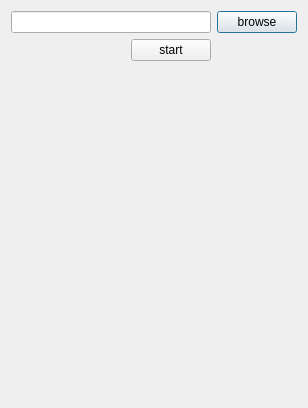
<?xml version="1.0" encoding="UTF-8"?>
<ui version="4.0">
 <class>Dialog</class>
 <widget class="QDialog" name="Dialog">
  <property name="geometry">
   <rect>
    <x>0</x>
    <y>0</y>
    <width>308</width>
    <height>408</height>
   </rect>
  </property>
  <property name="windowTitle">
   <string>Dialog</string>
  </property>
  <layout class="QGridLayout" name="gridLayout">
   <item row="0" column="3">
    <widget class="QPushButton" name="btn_browse">
     <property name="text">
      <string>browse</string>
     </property>
    </widget>
   </item>
   <item row="6" column="0" colspan="4">
    <widget class="QLabel" name="label_image">
     <property name="text">
      <string/>
     </property>
    </widget>
   </item>
   <item row="0" column="0" colspan="3">
    <widget class="QLineEdit" name="lineEdit_image_path"/>
   </item>
   <item row="5" column="2">
    <widget class="QPushButton" name="btn_start">
     <property name="maximumSize">
      <size>
       <width>16777215</width>
       <height>16777215</height>
      </size>
     </property>
     <property name="text">
      <string>start</string>
     </property>
    </widget>
   </item>
  </layout>
 </widget>
 <resources/>
 <connections/>
</ui>
